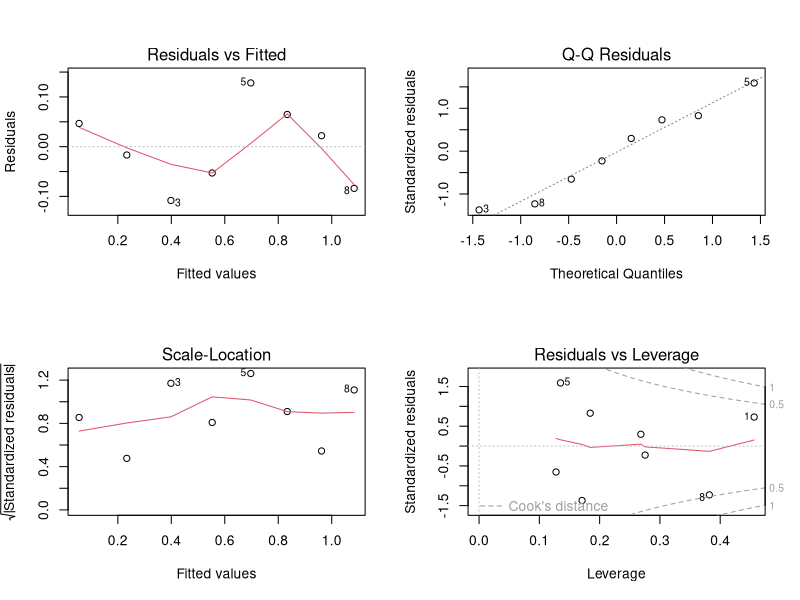
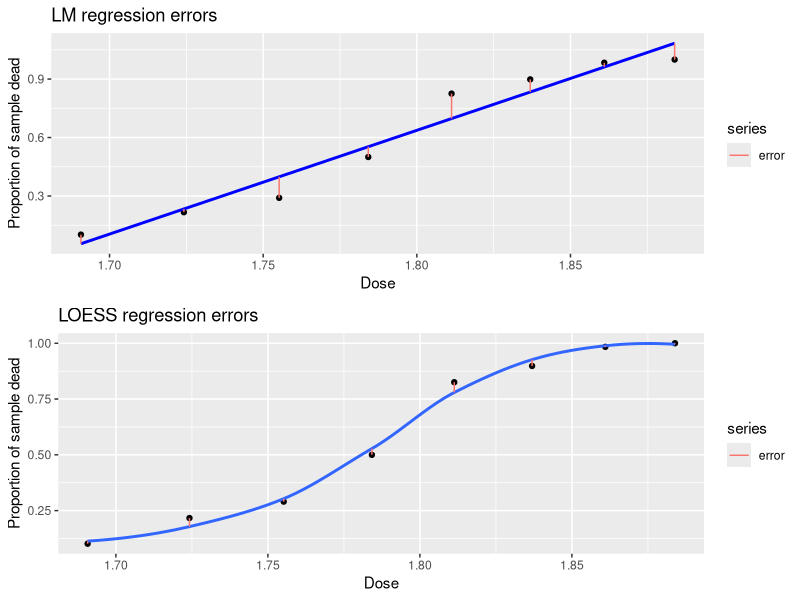

Here is the R script that generated these plots, in order:
#!/usr/bin/env Rscript

library(tidyverse)

# Multiple plot function from http://www.cookbook-r.com/Graphs/Multiple_graphs_on_one_page_(ggplot2)/
multiplot <- function(..., plotlist=NULL, file, cols=1, layout=NULL) {
  library(grid)
  
  # Make a list from the ... arguments and plotlist
  plots <- c(list(...), plotlist)
  
  numPlots <- length(plots)
  
  # If layout is NULL, then use 'cols' to determine layout
  if (is.null(layout)) {
    # Make the panel
    # ncol: Number of columns of plots
    # nrow: Number of rows needed, calculated from # of cols
    layout <- matrix(seq(1, cols * ceiling(numPlots / cols)),
                     ncol = cols, nrow = ceiling(numPlots / cols)
    )
  }
  
  if (numPlots == 1) {
    print(plots[[1]])
  } else {
    # Set up the page
    grid.newpage()
    pushViewport(viewport(layout = grid.layout(nrow(layout), ncol(layout))))
    
    # Make each plot, in the correct location
    for (i in 1:numPlots) {
      # Get the i,j matrix positions of the regions that contain this subplot
      matchidx <- as.data.frame(which(layout == i, arr.ind = TRUE))
      
      print(plots[[i]], vp = viewport(
        layout.pos.row = matchidx$row,
        layout.pos.col = matchidx$col
      ))
    }
  }
}


insect_dose <- tribble(
  ~ dose, ~ num_insects, ~ num_died,
  #-----| ------------| ----------|
  1.6907,           59,          6,
  1.7242,           60,         13,
  1.7552,           62,         18,
  1.7842,           56,         28,
  1.8113,           63,         52,
  1.8369,           59,         53,
  1.8610,           62,         61,
  1.8839,           60,         60
)

# Add proportion variable
insect_dose <- insect_dose %>%
  mutate(prop_dead = num_died / num_insects)

prop_lm <- lm(prop_dead ~ dose, data = insect_dose)

par(mfrow = c(2, 2))
plot(prop_lm)
par(mfrow = c(1, 1))

# int <- prop_lm$coefficients[[1]]
# slope <- prop_lm$coefficients[[2]]

# lm_coeff <- summary(prop_lm)$coefficients
# 
# int <- coeff[1,1]
# slope <- coeff[2,1]
# int_se <- coeff[1,2]
# slope_se <- coeff[2,2]

# p1 <- ggplot(data = insect_dose, mapping = aes(x = dose, y = prop_dead)) + 
#   geom_point() +
#   labs(
#     # title = "Initial visualisation",
#     x = "Dose",
#     y = "Proportion of sample dead"
#     # fill = "This is the fill",
#     # caption = "This is a caption"
#   )
# 
# 
# p1 +
#   geom_abline(intercept = int, slope = slope, colour = "red", size = 1.2) + 
#   labs(title = "Model fitted line")
# 
# p1 + 
#   geom_smooth(method = "loess", se = FALSE) + 
#   labs(title = "LOESS fitted line")

predicted <- prop_lm$fitted.values
p_lm <- qplot(data = insect_dose, x = dose, y = prop_dead)+
  geom_line(y = predicted, size = 1, colour = "blue")+
  geom_segment(aes(xend = dose, yend = predicted, color = "error"))+
  labs(title ="LM regression errors",
       x = "Dose",
       y = "Proportion of sample dead",
       color ="series")

loess_mod <- loess(prop_dead ~ dose, data = insect_dose)

p_loess <- ggplot(data = insect_dose, aes(x = dose, y = prop_dead)) + 
  geom_point() + 
  geom_smooth(se=FALSE, method = "loess") +
  geom_segment(aes(xend = dose, yend = fitted(loess_mod),  color = "error")) +
  labs(title ="LOESS regression errors",
       x = "Dose",
       y = "Proportion of sample dead",
       color ="series")

multiplot(p_lm, p_loess, cols = 1)
